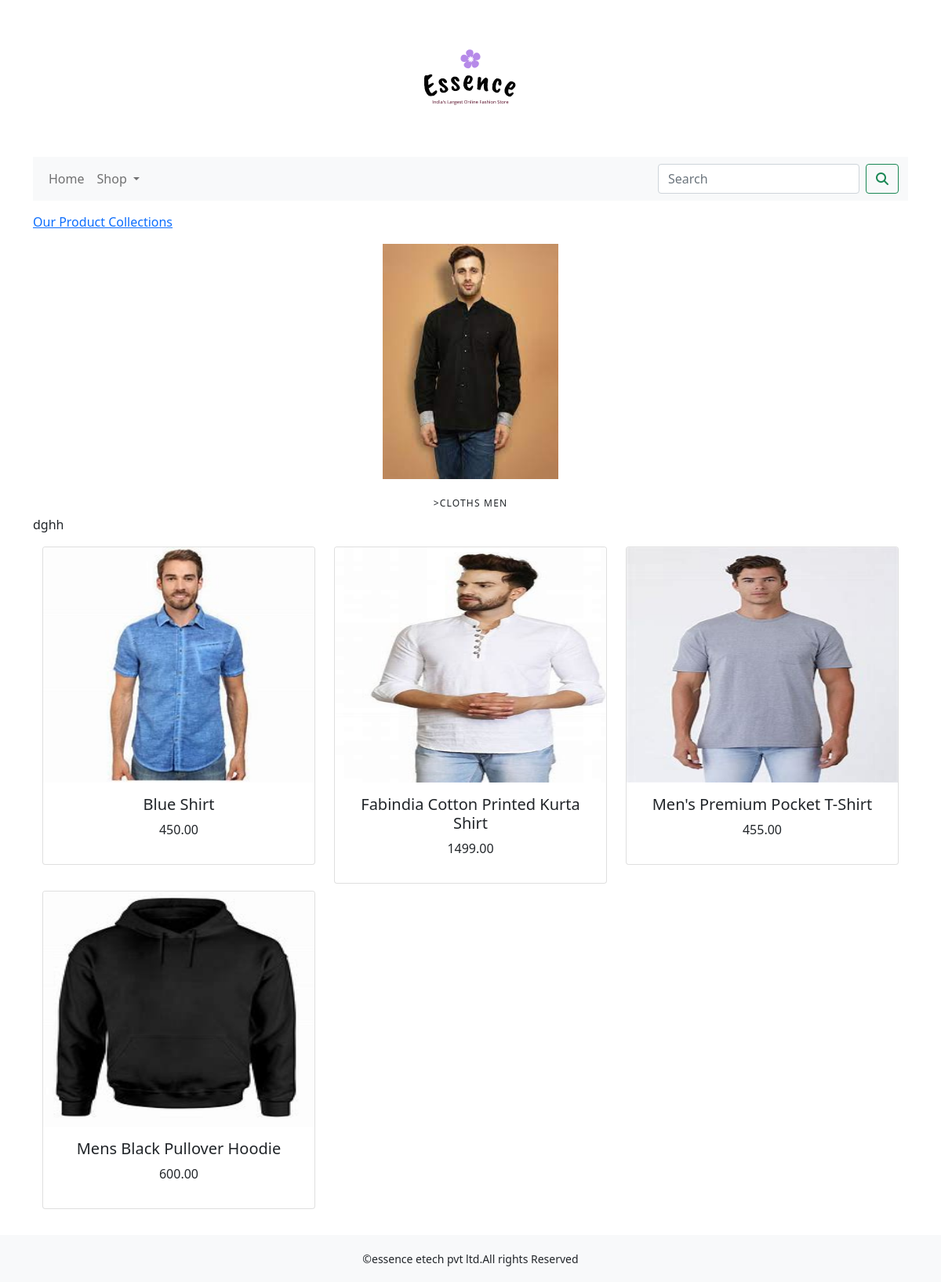
Screenshot of /shop/cloths-men/ with the database file from the repository.
### shop/models.py (models this page shows, shortened)
class Category(models.Model):
    name=models.CharField(max_length=250,unique=True)
    slug=models.SlugField(max_length=250,unique=True)
    description=models.TextField(blank=True)
    image=models.ImageField(upload_to='category',blank=True)
    class Meta:
        ordering=('name',)
        verbose_name='category'
        verbose_name_plural='categories'
    def get_url(self):
        return reverse('shop:product_by_category', args=[self.slug])

class Product(models.Model):
    name=models.CharField(max_length=250, unique=True)
    slug=models.SlugField(max_length=250, unique=True)
    description=models.TextField(blank=True)
    price=models.DecimalField(max_digits=10,decimal_places=2)
    category=models.ForeignKey(Category,on_delete=models.CASCADE)
    image=models.ImageField(upload_to='product', blank=True)
    stock=models.IntegerField()
    available=models.BooleanField(default=True)
    created=models.DateTimeField(auto_now_add=True)
    updated=models.DateTimeField(auto_now=True)
    def get_url(self):
        return reverse('shop:prodCatdetail', args=[self.category.slug,self.slug])
    class Meta:
        ordering=('name',)
        verbose_name='product'
        verbose_name_plural='products'

### shop/views.py (the view)
# urls.py: path('',views.allProdCat,name='allProdCat'),
def allProdCat(request,c_slug=None):
    c_page=None
    products_list=None
    if c_slug!=None:
        c_page=get_object_or_404(Category,slug=c_slug)
        products_list=Product.objects.all().filter(category=c_page,available=True)
    else:
        products_list=Product.objects.all().filter(available=True)
    paginator=Paginator(products_list,6)
    try:
        page=int(request.GET.get('page','1'))
    except:
        page=1
    try:
        products=paginator.page(page)
    except(EmptyPage,InvalidPage) :
        products=paginator.page(paginator.num_pages)
    return render(request,"category.html",{'category':c_page,'products':products})

### cart/context_processors.py (called while the page is built)
def counter(request):
    item_count=0
    if 'admin' in request.path:
        return {}
    else:
        try:
            cart=Cart.objects.filter(cart_id=_cart_id(request))
            cart_items=CartItem.objects.all().filter(cart=cart[:1])
            for cart_item in cart_items:
                item_count += cart_item.quantity
        except Cart.DoesNotExist:
            item_count=0
    return dict(item_count=item_count)

### cart/views.py (called while the page is built)
def _cart_id(request):
    cart=request.session.session_key
    if not cart:
        cart=request.session.create()
    return cart

### shop/context_processors.py (called while the page is built)
def menu_links(request):
    links=Category.objects.all()
    return dict(links=links)

### templates/category.html (shortened to what this page needs)
{% extends 'base.html' %}
{% load static %}
{% block content %}
{% if category %}
<div>
    <div class="row my_row_class">
        <div class="mx_auto">
        <p><a href="{% url 'shop:allProdCat' %}">Our Product Collections</a></p>
        </div>
    </div>
</div>
   {% endif %}
<div>
{% if category %}
    <img class="my_image" src="{{category.image.url}}" alt="{{category.name}}">
</div>
<br>
<div>
    <h1 class="text-center my_title">>{{category.name}}</h1>
    <p class="text-justify">{{category.description}}</p>
</div>
{% endif %}
<div class="container">
    <div class="row mx_auto">
        {% for product in products.object_list %}
        <div class="my_bottom_margin col-9 col-sm-12 col-md-4  xol-lg-4">
            <div class="card text-center" style="min-width:12rem;">
                <a href="{{product.get_url}}"><img class="card-img-top my_image" src="{{product.image.url}}" alt="{{product.name}}"></a>
                <div class="card-body">
                    <h5>{{product.name}}</h5>
                    <p>{{product.price}}</p>
                </div>
            </div>
        </div>
        {% endfor %}
    </div>
    <br>
</div>
{% endblock %}

### static/css/custom.css (style rules this page uses)
body { font-family: 'Alice', serif; }
.my_row_class { padding-top:15px; }
.my_image { width:auto; height:300px; display:block; box-shadow:none; margin:auto; }
.my_title { font-size:12px; text-transform:uppercase; letter-spacing:.1em; }
.my_bottom_margin { margin-bottom:9px; }

### rows the page displays
Category: image (picture), name "CLOTHS MEN", description "dghh"
Product: image (picture), name "Blue Shirt", price "450.00"
Product: image (picture), name "Fabindia Cotton Printed Kurta Shirt", price "1499.00"
Product: image (picture), name "Men's Premium Pocket T-Shirt", price "455.00"
Product: image (picture), name "Mens Black Pullover Hoodie", price "600.00"
